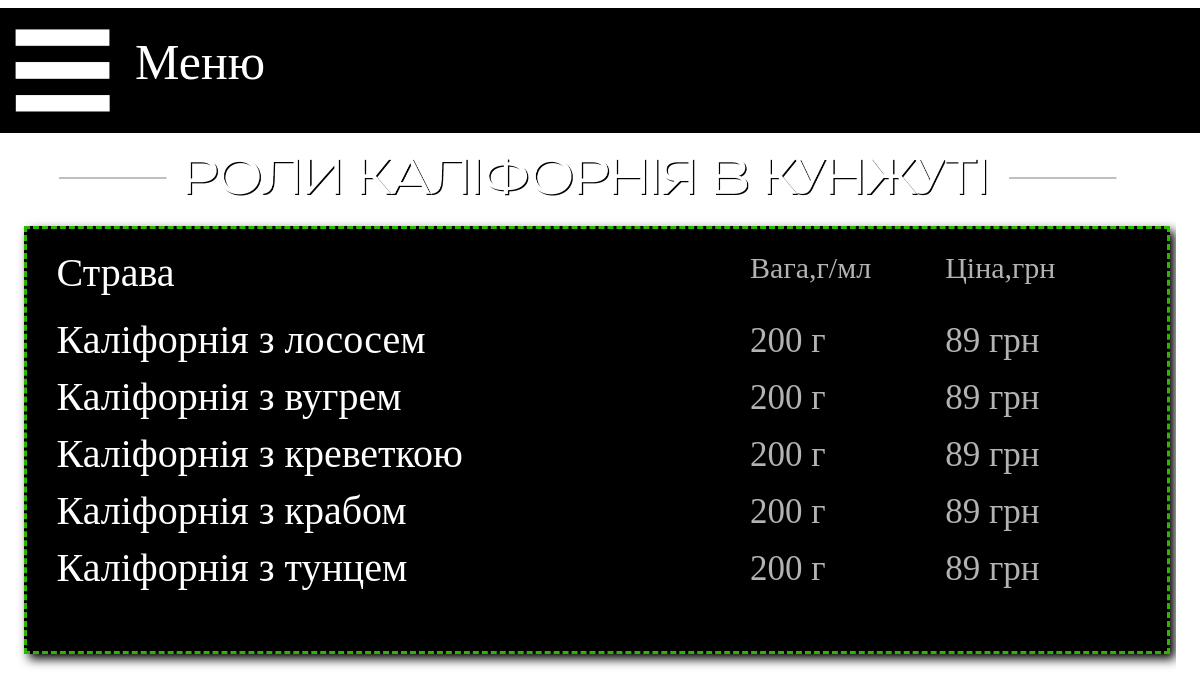
Screenshot of /rolls_kalifornia_kunjit with the database file from the repository.
### main/models.py (models this page shows, shortened)
class Menu_kalif_kunj(models.Model):
    name = models.CharField('Название', max_length=40)
    weight = models.CharField('Вес', max_length=10)
    spec = models.CharField('Состав', max_length=100, blank=True)
    price = models.CharField('Цена', max_length=10)
    image = models.ImageField(upload_to="sushi", default='sushi/empty.png')
    class Meta:
        verbose_name = 'Калифорния кунжут'
        verbose_name_plural = 'Калифорния кунжут'

### main/views.py (the view)
# urls.py: path('rolls_kalifornia_kunjit', views.sushi_kalif_kunj, name='kalif_kunj'),
def sushi_kalif_kunj(request):
    dish = Menu_kalif_kunj.objects.all()
    n1 = sushi_news.objects.all()
    return render(request, 'main/sushi_Kalif_kunjut.html', {'Menu': dish, 'news': n1})

### main/templates/main/sushi_Kalif_kunjut.html (shortened to what this page needs)
{% extends 'main/base_sushi.html' %}
{% load static %}
{% block content_top %}
<div class="content_top">
    <img src="{% static 'img/content_top/kalif_kunj.png' %}" width="100%" height="100%">
</div>
{% endblock %}
{% block content2 %}
<div class="menu_list">
    <div class="menu_list_in">
        <div style="width: 100%; float: left">
            <div class="menu_list_head_name">Страва</div>
            <div class="menu_list_head_price">Цiна,грн</div>
            <div class="menu_list_head_weight">Вага,г/мл</div>
        </div>
        {% for el in Menu %}
        <div style="width: 100%; float: left">
            <div class="menu_list_name">{{el.name}}</div>
            <div class="menu_list_price">{{el.price}}</div>
            <div class="menu_list_weight">{{el.weight}}</div>
        </div>
        {% endfor %}
    </div>
</div>
{% endblock %}

### main/static/css/style1.css (style rules this page uses)
.body { background-image: url(storage/back1_1.png); background-size: 100%; margin-right: auto; margin-left: auto; }
.menu_list { float: left; width: 97%; height: auto; background-color: black; border: 3px dashed #2db500; box-shadow: 5px 5px 10px black; }
.menu_list_in { float: left; width: 95%; height: auto; margin-left: 30px; margin-top: 20px; margin-right: 20px; margin-bottom: 60px; }
.menu_list_head_name { width: 76%; float: left; font-family: Eastman; color: white; font-size: 20px; margin-bottom: 10px; }
.menu_list_head_weight { margin-top: 2px; width: 12%; float: right; font-family: Eastman; color: white; font-size: 15px; opacity: 70%; margin-bottom: 10px; }
.menu_list_head_price { margin-top: 2px; width: 12%; float: right; font-family: Eastman; color: white; font-size: 15px; opacity: 70%; margin-bottom: 10px; }
.menu_list_name { width: 76%; float: left; font-family: Eastman; color: white; font-size: 20px; margin-top: 10px; }
.menu_list_weight { width: 12%; float: right; font-family: Eastman; color: white; font-size: 15px; opacity: 70%; margin-top: 15px; }
.menu_list_price { width: 12%; float: right; font-family: Eastman; color: white; font-size: 15px; opacity: 70%; margin-top: 15px; }
.content_top { margin-left: 5%; margin-top: 0.75%; width: 90%; height: 13.5%; }

### main/static/css/adaptive.css (style rules this page uses)
@media only screen and (max-width: 1200px) { .body { background-image: url(storage/back_sushi.png); } }
@media only screen and (max-width: 1200px) { .content_top { margin-top: 100px; height: 100px; } }
@media only screen and (max-width: 1200px) { .menu_list_head_name { font-size: 40px; width: 50%; } }
@media only screen and (max-width: 1200px) { .menu_list_head_weight { font-size: 30px; width: 18%; } }
@media only screen and (max-width: 1200px) { .menu_list_head_price { font-size: 30px; width: 18%; } }
@media only screen and (max-width: 1200px) { .menu_list_name { font-size: 40px; width: 60%; } }
@media only screen and (max-width: 1200px) { .menu_list_weight { font-size: 35px; width: 18%; } }
@media only screen and (max-width: 1200px) { .menu_list_price { font-size: 35px; width: 18%; } }

### rows the page displays
Menu_kalif_kunj: name "Каліфорнія з лососем", price "89 грн", weight "200 г"
Menu_kalif_kunj: name "Каліфорнія з вугрем", price "89 грн", weight "200 г"
Menu_kalif_kunj: name "Каліфорнія з креветкою", price "89 грн", weight "200 г"
Menu_kalif_kunj: name "Каліфорнія з крабом", price "89 грн", weight "200 г"
Menu_kalif_kunj: name "Каліфорнія з тунцем", price "89 грн", weight "200 г"
